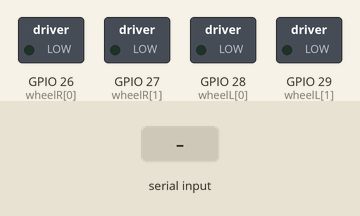
This program was run on a simulated Raspberry Pi (BCM pin numbers). On the bench: switched loads named in the program (green lamp = pin HIGH). Inputs (shaded band) come from the test bench. What the program prints to the terminal is not drawn.

Above: at 1.2 s.
1.3 s: "dc" typed at the terminal, then Enter
At 2.1 s:
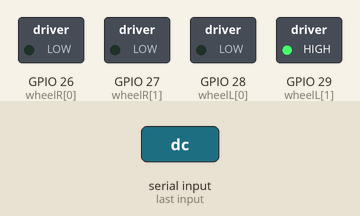
At 5.7 s:
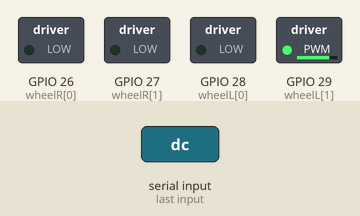
Timing chart, 0 to 13.3 s (numbered marks = the images above; inputs shaded):
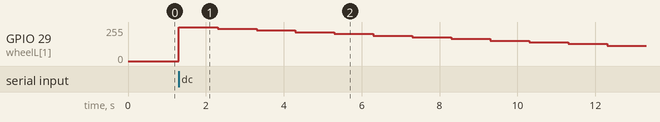

The program:

moto_bcm.py
```python
import RPi.GPIO as gpio
import time

wheelL = (28,29)#左轮
wheelR = (26,27)#右轮

gpio.setwarnings(False)#屏蔽警告
gpio.setmode(gpio.BCM)#设置引脚模式
gpio.setup(wheelL ,gpio.OUT)# 设置引脚m1方向输出
gpio.setup(wheelR, gpio.OUT)# 设置引脚m2方向输出
for i in range(2):
    PWL = gpio.PWM(wheelL[i] ,500) # 左轮设置为PWM控制
    PWR = gpio.PWM(wheelR[i],500) # 右轮设置为PWM控制
    PWL.start(0)
    PWR.start(0)

try:
    while True:
        cmd = input("请输入ac加速/dc减速:")
        if cmd == 'ac': # 加速
            gpio.output (wheelR, gpio.LOW)#
            PWL.ChangeDutyCycle(0)#
            for dc in range(0,100, 5):
                PWL.ChangeDutyCycle(dc)#
                time.sleep(1)
        elif cmd == 'dc':# 减速
            gpio.output (wheelR , gpio.LOW)
            PWL.ChangeDutyCycle(100)
            for dc in range(100,0,-5):
                PWL.ChangeDutyCycle(dc)
                time.sleep(1)
        elif cmd == 'p':
            gpio.output(wheelL , gpio.HIGH)#
            gpio.output(wheelR , gpio.HIGH)#
            gpio.setup(wheelL , gpio.IN)#设置引脚m1方向输入
            gpio.setup(wheelR, gpio.IN)#设置引脚m2方向输入
        break
        #捕获ctr1+C，并停止电机转动
except KeyboardInterrupt:
    gpio.output(wheelL, gpio.HIGH)#
    gpio.output(wheelR, gpio.HIGH)#
    gpio.setup(wheelL ,gpio.IN)#设置引脚m1方向输入
    gpio.setup(wheelR ,gpio.IN)#设置引脚m2方向输入

print('Pin clean')
gpio.cleanup()
```

Measured:
- after the input at 1.3 s, GPIO 29 (wheelL[1]): 0/255 → 255/255 at once, → 242/255 1.0 s later, → 230/255 1.0 s later, → 217/255 1.0 s later, … (12 changes in this stretch)
